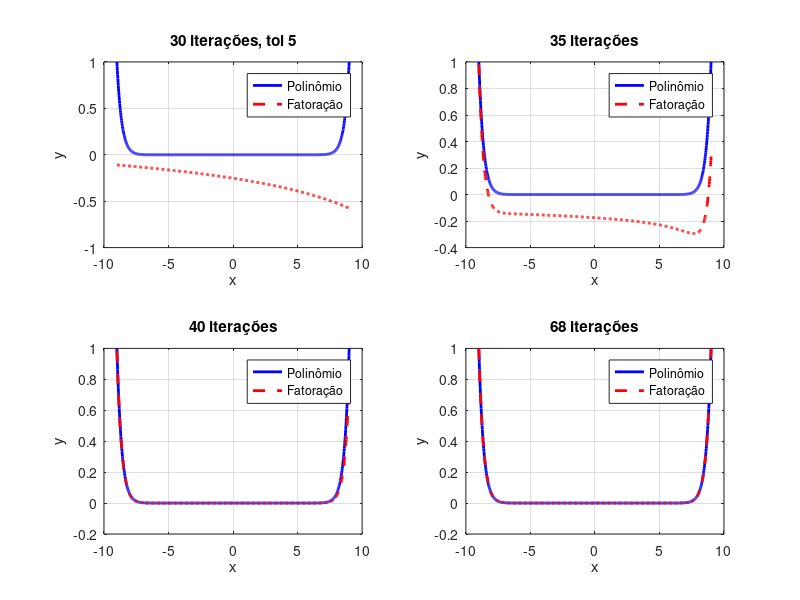

The MATLAB script that drew this image:
x = linspace(-9, 9, 1000);
leader = 400;

poly = @(x) leader*x.^24 - 4896*x.^22 + 24432*x.^20 - 65864*x.^18 + 108192*x.^16 ...
            - 115272*x.^14 + 82281*x.^12 - 39858*x.^10 + 13059*x.^8 - 2832*x.^6 ...
            + 387*x.^4 - 30*x.^2 + 1;

% 68 itr.
fact1 = @(x) leader*(x - 1.000002).*(x - 1.854638).*(x - 1.854638).*(x - 1.000028) ...
                   .*(x - 0.999978).*(x - 0.649693).*(x - 0.596957).*(x - 0.451600) ...
                   .*(x + 0.373813).*(x + 0.451615).*(x + 0.596967).*(x + 0.823506) ...
                   .*(x + 0.999995).*(x + 1.854638).*(x + 1.854638).*(x + 1.000027) ...
                   .*(x + 0.999982).*(x + 0.649693).*(x + 0.596969).*(x + 0.451601) ...
                   .*(x - 0.373813).*(x - 0.451609).*(x - 0.596974).*(x - 0.823506);

% 40 itr.
fact2 = @(x) leader*((x - (5.152757 - 1.406627i)).*(x - (5.333115 - 0.075814i)) ...
                   .*(x - (5.150055 + 1.248149i)).*(x - (4.619299 + 2.476319i)) ...
                   .*(x - (3.780286 + 3.526690i)).*(x - (2.692841 + 4.329566i)) ...
                   .*(x - (1.432691 + 4.832398i)).*(x - (0.086251 + 5.003437i)) ...
                   .*(x - (-1.255131 + 4.833836i)).*(x - (-2.501198 + 4.338099i)) ...
                   .*(x - (-3.568693 + 3.552902i)).*(x - (-4.386727 + 2.534341i)) ...
                   .*(x - (-4.901384 + 1.353711i)).*(x - (-5.079456 + 0.092216i)) ...
                   .*(x - (-4.911074 - 1.164649i)).*(x - (-4.410573 - 2.332457i)) ...
                   .*(x - (-3.615137 - 3.333020i)).*(x - (-2.581574 - 4.099578i)) ...
                   .*(x - (-1.382009 - 4.581578i)).*(x - (-0.098900 - 4.748329i)) ...
                   .*(x - (1.180480 - 4.591089i)).*(x - (2.369855 - 4.123513i)) ...
                   .*(x - (3.389645 - 3.380522i)).*(x - (4.172101 - 2.415608i)));

% 30 itr.
fact3 = @(x) leader*((x - (14.226357 - 2.948990i)).*(x - (14.445070 + 0.807761i)) ...
                   .*(x - (13.684251 + 4.475741i)).*(x - (12.004777 + 7.808055i)) ...
                   .*(x - (9.528671 + 10.583067i)).*(x - (6.430183 + 12.618822i)) ...
                   .*(x - (2.923622 + 13.784669i)).*(x - (-0.751239 + 14.009436i)) ...
                   .*(x - (-4.345279 + 13.285687i)).*(x - (-7.616671 + 11.669778i)) ...
                   .*(x - (-10.346979 + 9.277711i)).*(x - (-12.355682 + 6.277023i)) ...
                   .*(x - (-13.512146 + 2.875246i)).*(x - (-13.744234 - 0.694298i)) ...
                   .*(x - (-13.042944 - 4.188420i)).*(x - (-11.462735 - 7.370620i)) ...
                   .*(x - (-9.117512 - 10.027153i)).*(x - (-6.172516 - 11.981523i)) ...
                   .*(x - (-2.832712 - 13.106377i)).*(x - (0.671542 - 13.331966i)) ...
                   .*(x - (4.100508 - 12.650554i)).*(x - (7.221649 - 11.116464i)) ...
                   .*(x - (9.825568 - 8.841752i)).*(x - (11.740176 - 5.987872i)));

% 35 itr.
fact4 = @(x) leader*((x - (8.535502 - 2.068447i)).*(x - (8.749601 + 0.178128i)) ...
                   .*(x - (8.369350 + 2.392647i)).*(x - (7.425902 + 4.425740i)) ...
                   .*(x - (5.988181 + 6.141703i)).*(x - (4.157765 + 7.427428i)) ...
                   .*(x - (2.061688 + 8.199783i)).*(x - (-0.156311 + 8.410951i)) ...
                   .*(x - (-2.345525 + 8.051366i)).*(x - (-4.358374 + 7.150075i)) ...
                   .*(x - (-6.060233 + 5.772492i)).*(x - (-7.338370 + 4.015697i)) ...
                   .*(x - (-8.109420 + 2.001630i)).*(x - (-8.324904 - 0.131351i)) ...
                   .*(x - (-7.974398 - 2.237911i)).*(x - (-7.086061 - 4.175561i)) ...
                   .*(x - (-5.724443 - 5.814245i)).*(x - (-3.985787 - 7.045099i)) ...
                   .*(x - (-1.991180 - 7.787782i)).*(x - (0.121906 - 7.995837i)) ...
                   .*(x - (2.209108 - 7.659665i)).*(x - (4.129041 - 6.806891i)) ...
                   .*(x - (5.752891 - 5.500124i)).*(x - (6.973052 - 3.832269i)));

y0 = poly(x);
y1 = fact1(x);
y2 = fact2(x);
y3 = fact3(x);
y4 = fact4(x);

y0_norm = y0 / max(abs(y0));
y1_norm = y1 / max(abs(y1));
y2_norm = y2 / max(abs(y2));
y3_norm = y3 / max(abs(y3));
y4_norm = y4 / max(abs(y4));

figure;

subplot(2,2,1);
plot(x, y0_norm, 'b', 'LineWidth', 2); hold on;
plot(x, real(y3_norm), 'r--', 'LineWidth', 2);
legend('Polinômio', 'Fatoração', 'Location', 'best');
title('30 iterações, tol 5');
xlabel('x'); ylabel('y'); grid on;

subplot(2,2,2);
plot(x, y0_norm, 'b', 'LineWidth', 2); hold on;
plot(x, real(y4_norm), 'r--', 'LineWidth', 2);
legend('Polinômio', 'Fatoração', 'Location', 'best');
title('35 iterações');
xlabel('x'); ylabel('y'); grid on;

subplot(2,2,3);
plot(x, y0_norm, 'b', 'LineWidth', 2); hold on;
plot(x, real(y2_norm), 'r--', 'LineWidth', 2);
legend('Polinômio', 'Fatoração', 'Location', 'best');
title('40 iterações');
xlabel('x'); ylabel('y'); grid on;

subplot(2,2,4);
plot(x, y0_norm, 'b', 'LineWidth', 2); hold on;
plot(x, real(y1_norm), 'r--', 'LineWidth', 2);
legend('Polinômio', 'Fatoração', 'Location', 'best');
title('68 iterações');
xlabel('x'); ylabel('y'); grid on;

pause;
